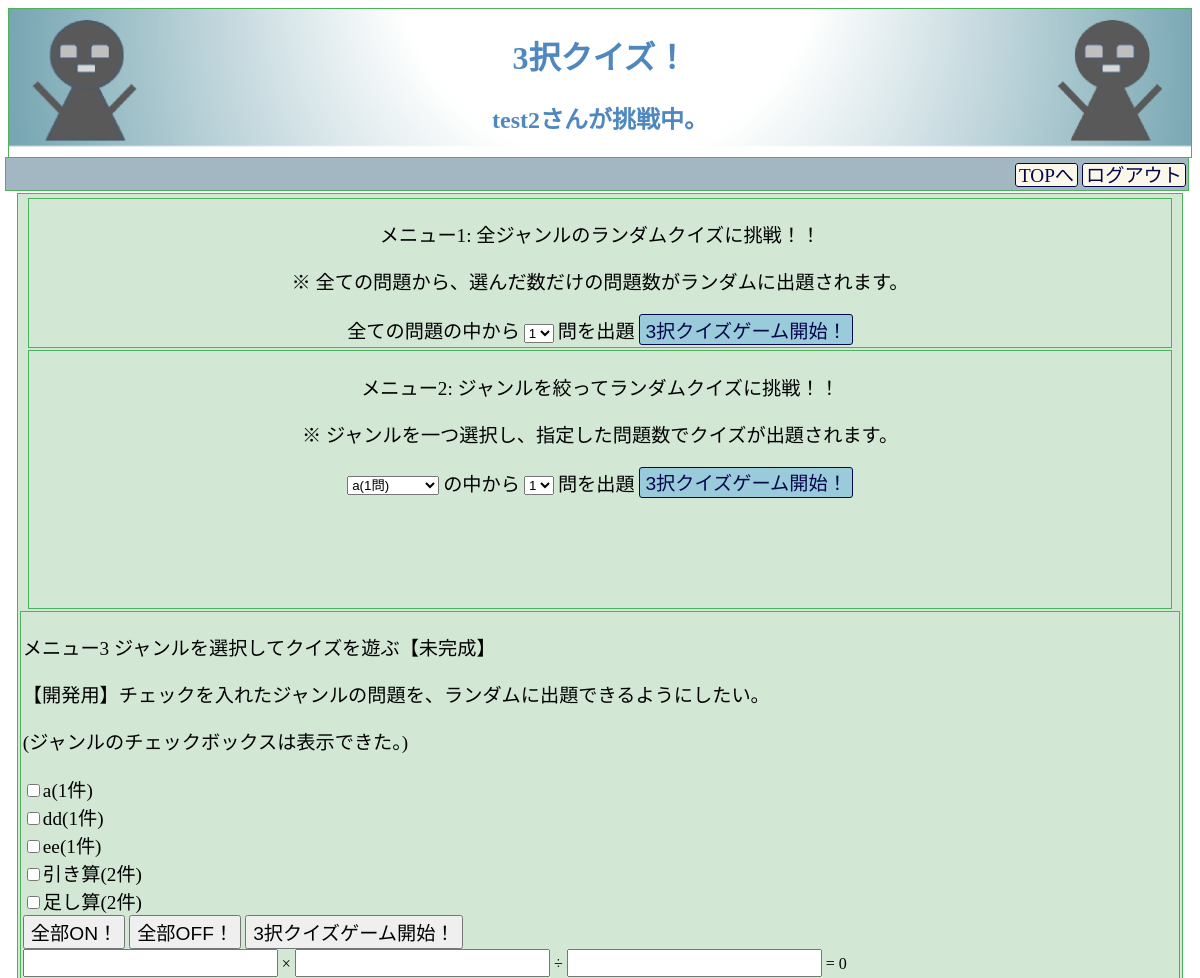
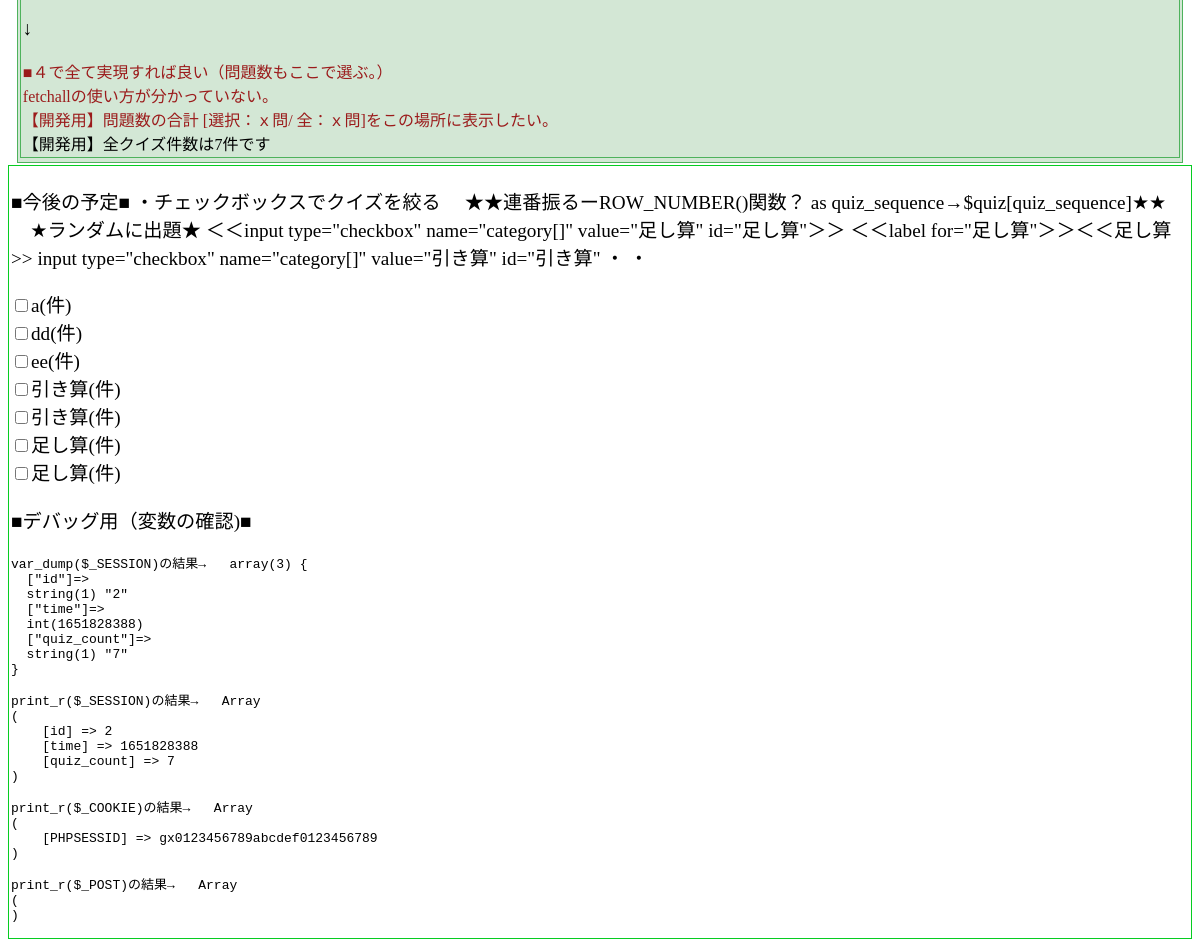
Page /quiz/quiz_genre.php (signed in) on the committed database (2 pictures, top to bottom).
### tables this page shows
CREATE TABLE `members` (
  `id` int(11) NOT NULL,
  `user_name` varchar(100) NOT NULL,
  `password` varchar(255) NOT NULL,
  `user_image` varchar(255) NOT NULL,
  `level` int(11) NOT NULL DEFAULT '0',
  `experience` int(11) NOT NULL DEFAULT '0',
  `created` datetime NOT NULL,
  `modified` timestamp NOT NULL DEFAULT CURRENT_TIMESTAMP ON UPDATE CURRENT_TIMESTAMP
);

CREATE TABLE `quiz_book` (
  `id` int(11) NOT NULL,
  `question` varchar(1000) DEFAULT NULL,
  `choice_a` varchar(500) DEFAULT NULL,
  `choice_b` varchar(500) DEFAULT NULL,
  `choice_c` varchar(500) DEFAULT NULL,
  `answer` varchar(500) DEFAULT NULL,
  `commentary` text,
  `genre` varchar(40) DEFAULT NULL,
  `member_id` int(11) DEFAULT NULL,
  `created` datetime DEFAULT NULL,
  `modified` timestamp NOT NULL DEFAULT CURRENT_TIMESTAMP ON UPDATE CURRENT_TIMESTAMP
);

### quiz/quiz_genre.php (the view, shortened to what this page needs)
<?php
require('../dbconnect.php');
if (isset($_SESSION['id']) && $_SESSION['time'] + 3600 > time()) {
	$members = $db->prepare('SELECT * FROM members WHERE id=?');
	$members->execute(array($_SESSION['id']));
	$member = $members->fetch();
} else {
	header('Location: ../login.php');
	exit();
}
function h($value) {
	return htmlspecialchars($value, ENT_QUOTES, "UTF-8");
}
?>
<!DOCTYPE html>
<html>
<head>
<link rel="stylesheet" href="quiz.css" type="text/css">
</head>
<body>
<div class="header">
  <h1><span class="pyonpyon">3択</span>クイズ！<span class="pyonpyon"></span></h1>
	<h2><?php echo h($member['user_name']); ?>さんが挑戦中。</h2>
	<div class="header_menu" style="text-align: right">
			<a href="../menu.php" class="btn">TOPへ</a>
			<a href="../logout.php" class="btn">ログアウト</a>
	</div>
</div>
<div class="quiz_menu">
  <div id="div1">
    <p>メニュー1: 全ジャンルのランダムクイズに挑戦！！</p>
    <p>※ 全ての問題から、選んだ数だけの問題数がランダムに出題されます。</p>
    <form action="quiz.php" method="post">
      <label>全ての問題の中から</label>
      <select name="limit_num">
        <option value="1">1</option>
      </select>
      <label>問を出題 </label>
      <input type="submit" value="3択クイズゲーム開始！" class="submit">
    </form>
  </div>
  <div id="div2">
    <p>メニュー2: ジャンルを絞ってランダムクイズに挑戦！！</p>
    <p> ※ ジャンルを一つ選択し、指定した問題数でクイズが出題されます。</p>
    <form action="quiz.php" method="post">
      <select name="selected_genre" class="selected_genre">
        <?php
          $genres = $db->query('SELECT genre,COUNT(*) as genre_count FROM quiz_book group by genre');
          while ($genre = $genres->fetch()){
            echo '<option value="' . $genre['genre'] .'">' . $genre['genre'] . '(' . $genre['genre_count'] . '問)</option>';
          }
        ?>
    </select>
    <label>の中から</label>
    <select name="limit_num">
      <option value="1">1</option>
    </select>
    <label>問を出題 </label>
    <input type="submit" value="3択クイズゲーム開始！" class="submit">
    </form>
    <br>
    <br>
    <br>
    <br>
    <br>
    <br>
  </div>
  <div>
    <p>メニュー3 ジャンルを選択してクイズを遊ぶ【未完成】</p>
    <p>【開発用】チェックを入れたジャンルの問題を、ランダムに出題できるようにしたい。</p>
    <p> (ジャンルのチェックボックスは表示できた。)</p>
    <form action="quiz.php" method="post" name="categories">
      <?php
          $genres = $db->query('SELECT genre,COUNT(*) as genre_count FROM quiz_book group by genre');
          while ($genre = $genres->fetch()){
            echo '<input type="checkbox" name="syutsudai[]" value="' . $genre['genre'] . '" id="' . $genre['genre'] .'">';
            echo '<label>' . $genre['genre'] .'(' . $genre['genre_count']  .'件)</label><br>';
          }
          print_r($syutsudai_selectgenre);
      ?>
      <input type="button" value="全部ON！" onclick="allcheck(true);">
      <input type="button" value="全部OFF！" onclick="allcheck(false);">
      <input type="submit" value="3択クイズゲーム開始！">
    </form>
    <form oninput="result.value = Number(a.value) * Number(b.value) / Number(c.value);">
      <input type="number" name="a" id="a" size="5"> ×
      <input type="number" name="b" id="b" size="5"> ÷
      <input type="number" name="c" id="c" size="5"> =
      <output name="result" for="a b c"> 0</output>
    </form>
    <p>↓</p>
    <font color="red">■４で全て実現すれば良い（問題数もここで選ぶ。）</font><br>
    <font color="red">  fetchallの使い方が分かっていない。</font><br>
    <font color="red">【開発用】問題数の合計 [選択：ｘ問/ 全：ｘ問]をこの場所に表示したい。</font><br>
    <?php
    echo '【開発用】全クイズ件数は' . $_SESSION['quiz_count'] . '件です';
    ?>
  </div>
</div>
<div class=div_debug1>
    <p>■今後の予定■
      ・チェックボックスでクイズを絞る
         ★★連番振るーROW_NUMBER()関数？ as quiz_sequence→$quiz[quiz_sequence]★★
         　★ランダムに出題★
         ＜＜input type="checkbox" name="category[]" value="足し算" id="足し算"＞＞
         ＜＜label for="足し算"＞＞＜＜足し算>>
         input type="checkbox" name="category[]" value="引き算" id="引き算"
      ・
      ・
    </p>
    <?php
      $genres = $db->query('SELECT genre,id FROM quiz_book order by genre');
      while ($genre = $genres->fetch()){
        echo '<input type="checkbox" name="syutsudai[]" value="' . $genre['genre'] . '" id="' . $genre['genre'] .'">';
        echo '<label>' . $genre['genre'] .'(' . $genre['genre_count']  .'件)</label><br>';
      }
  ?>
    <p>■デバッグ用（変数の確認)■</p>
    <pre><?php	echo 'var_dump($_SESSION)の結果→   ';	var_dump ($_SESSION); ?></pre>
    <pre><?php echo 'print_r($_SESSION)の結果→   '; print_r($_SESSION); ?></pre>
    <pre><?php echo 'print_r($_COOKIE)の結果→   '; print_r($_COOKIE); ?></pre>
    <pre><?php echo 'print_r($_POST)の結果→   '; print_r($_POST); ?></pre>
  </div>
</body>
</html>

### quiz/quiz.css (style rules this page uses)
body { background-size:95%; }
p, a, label, option, input { font-size: 1.2rem; }
.submit { border:solid 0.5px; border-radius: 3px; background-color:rgb(113, 212, 245); padding-top: 0.5px; padding-bottom: 0.5px; padding-left: 5px; padding-right: 5px; text-decoration: none; color:darkblue; }
.btn { border:solid 0.5px; border-radius: 3px; background-color:cornsilk; padding-top: 0.5px; padding-bottom: 0.5px; padding-left: 3px; padding-right: 3px; text-decoration: none; color:darkblue; }
div.header { color:dodgerblue; text-align: center; background-image: url("../images/quiz_header.png"); background-size:115%; filter: grayscale(50%); }
div.header_menu { background-color:#93bad1; width:100%; float:right; }
div.quiz_menu { clear:both; color:black; background-color:#c4edc9; width:98%; filter: grayscale(50%); }
div { border:0.5px solid ; border-color:#06cd21 ; margin:2px auto; padding:2px; }
#div1 { background-color:#c4edc9; width:98%; text-align: center; }
#div2 { background-color:#c4edc9; width:98%; text-align: center; }
.pyonpyon { animation: pyon 0.3s linear; position: relative; }

### rows in the picture
members: user_name "test2"
quiz_book: genre "a"
quiz_book: genre "dd"
quiz_book: genre "ee"
quiz_book: genre "引き算"
quiz_book: genre "引き算"
quiz_book: genre "足し算"
quiz_book: genre "足し算"

### other values in the picture
$genre['genre'] "a"
$genre['genre_count'] "1"
$genre['genre'] "dd"
$genre['genre'] "ee"
$genre['genre'] "引き算"
$genre['genre_count'] "2"
$genre['genre'] "足し算"
$_SESSION['quiz_count'] "7"
form field selected_genre "a(1問)"
